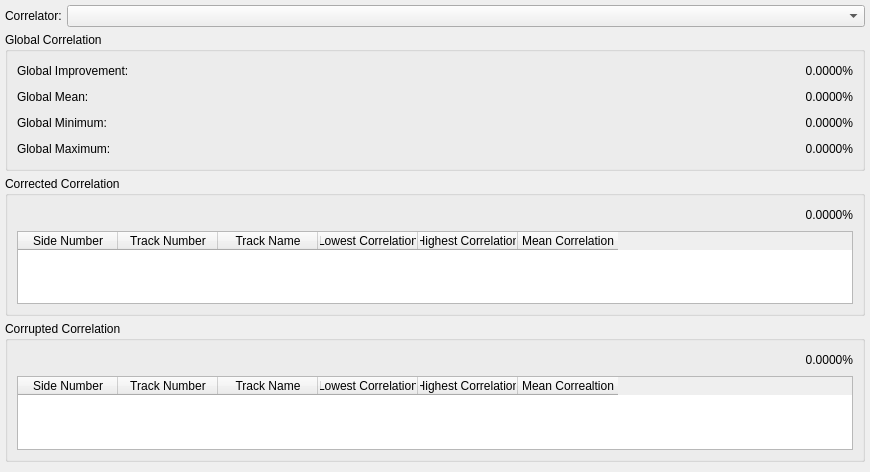
<?xml version="1.0" encoding="UTF-8"?>
<ui version="4.0">
 <class>ViCorrelationWidget</class>
 <widget class="QWidget" name="ViCorrelationWidget">
  <property name="geometry">
   <rect>
    <x>0</x>
    <y>0</y>
    <width>870</width>
    <height>472</height>
   </rect>
  </property>
  <property name="maximumSize">
   <size>
    <width>16777215</width>
    <height>16777215</height>
   </size>
  </property>
  <property name="windowTitle">
   <string>Form</string>
  </property>
  <property name="styleSheet">
   <string/>
  </property>
  <layout class="QFormLayout" name="formLayout">
   <property name="horizontalSpacing">
    <number>5</number>
   </property>
   <property name="verticalSpacing">
    <number>5</number>
   </property>
   <property name="leftMargin">
    <number>5</number>
   </property>
   <property name="topMargin">
    <number>5</number>
   </property>
   <property name="rightMargin">
    <number>5</number>
   </property>
   <property name="bottomMargin">
    <number>5</number>
   </property>
   <item row="0" column="0">
    <widget class="QLabel" name="label_2">
     <property name="text">
      <string>Correlator:</string>
     </property>
    </widget>
   </item>
   <item row="0" column="1">
    <widget class="QComboBox" name="correlatorComboBox">
     <property name="minimumSize">
      <size>
       <width>0</width>
       <height>0</height>
      </size>
     </property>
    </widget>
   </item>
   <item row="2" column="0" colspan="2">
    <widget class="QGroupBox" name="groupBox">
     <property name="title">
      <string>Corrected Correlation</string>
     </property>
     <layout class="QGridLayout" name="gridLayout_2">
      <item row="0" column="1">
       <widget class="QLabel" name="correctedLabel">
        <property name="text">
         <string>0.0000%</string>
        </property>
        <property name="alignment">
         <set>Qt::AlignRight|Qt::AlignTrailing|Qt::AlignVCenter</set>
        </property>
       </widget>
      </item>
      <item row="1" column="0" colspan="2">
       <widget class="ViTableWidget" name="correctedTable">
        <property name="editTriggers">
         <set>QAbstractItemView::NoEditTriggers</set>
        </property>
        <property name="showDropIndicator" stdset="0">
         <bool>false</bool>
        </property>
        <property name="dragDropOverwriteMode">
         <bool>false</bool>
        </property>
        <property name="selectionMode">
         <enum>QAbstractItemView::SingleSelection</enum>
        </property>
        <property name="selectionBehavior">
         <enum>QAbstractItemView::SelectRows</enum>
        </property>
        <property name="sortingEnabled">
         <bool>true</bool>
        </property>
        <attribute name="horizontalHeaderVisible">
         <bool>true</bool>
        </attribute>
        <attribute name="horizontalHeaderCascadingSectionResizes">
         <bool>false</bool>
        </attribute>
        <attribute name="horizontalHeaderDefaultSectionSize">
         <number>100</number>
        </attribute>
        <attribute name="horizontalHeaderMinimumSectionSize">
         <number>56</number>
        </attribute>
        <attribute name="horizontalHeaderShowSortIndicator" stdset="0">
         <bool>true</bool>
        </attribute>
        <attribute name="horizontalHeaderStretchLastSection">
         <bool>false</bool>
        </attribute>
        <attribute name="verticalHeaderDefaultSectionSize">
         <number>30</number>
        </attribute>
        <attribute name="verticalHeaderMinimumSectionSize">
         <number>21</number>
        </attribute>
        <column>
         <property name="text">
          <string>Side Number</string>
         </property>
        </column>
        <column>
         <property name="text">
          <string>Track Number</string>
         </property>
        </column>
        <column>
         <property name="text">
          <string>Track Name</string>
         </property>
        </column>
        <column>
         <property name="text">
          <string>Lowest Correlation</string>
         </property>
        </column>
        <column>
         <property name="text">
          <string>Highest Correlation</string>
         </property>
        </column>
        <column>
         <property name="text">
          <string>Mean Correlation</string>
         </property>
        </column>
       </widget>
      </item>
      <item row="0" column="0">
       <spacer name="horizontalSpacer_2">
        <property name="orientation">
         <enum>Qt::Horizontal</enum>
        </property>
        <property name="sizeHint" stdset="0">
         <size>
          <width>40</width>
          <height>20</height>
         </size>
        </property>
       </spacer>
      </item>
     </layout>
    </widget>
   </item>
   <item row="3" column="0" colspan="2">
    <widget class="QGroupBox" name="groupBox_2">
     <property name="title">
      <string>Corrupted Correlation</string>
     </property>
     <layout class="QGridLayout" name="gridLayout_3">
      <item row="0" column="1">
       <widget class="QLabel" name="corruptedLabel">
        <property name="text">
         <string>0.0000%</string>
        </property>
        <property name="alignment">
         <set>Qt::AlignRight|Qt::AlignTrailing|Qt::AlignVCenter</set>
        </property>
       </widget>
      </item>
      <item row="0" column="0">
       <spacer name="horizontalSpacer">
        <property name="orientation">
         <enum>Qt::Horizontal</enum>
        </property>
        <property name="sizeHint" stdset="0">
         <size>
          <width>40</width>
          <height>20</height>
         </size>
        </property>
       </spacer>
      </item>
      <item row="1" column="0" colspan="2">
       <widget class="ViTableWidget" name="corruptedTable">
        <attribute name="horizontalHeaderStretchLastSection">
         <bool>false</bool>
        </attribute>
        <column>
         <property name="text">
          <string>Side Number</string>
         </property>
        </column>
        <column>
         <property name="text">
          <string>Track Number</string>
         </property>
        </column>
        <column>
         <property name="text">
          <string>Track Name</string>
         </property>
        </column>
        <column>
         <property name="text">
          <string>Lowest Correlation</string>
         </property>
        </column>
        <column>
         <property name="text">
          <string>Highest Correlation</string>
         </property>
        </column>
        <column>
         <property name="text">
          <string>Mean Correaltion</string>
         </property>
        </column>
       </widget>
      </item>
     </layout>
    </widget>
   </item>
   <item row="4" column="0">
    <spacer name="verticalSpacer">
     <property name="orientation">
      <enum>Qt::Vertical</enum>
     </property>
     <property name="sizeHint" stdset="0">
      <size>
       <width>20</width>
       <height>40</height>
      </size>
     </property>
    </spacer>
   </item>
   <item row="1" column="0" colspan="2">
    <widget class="QGroupBox" name="groupBox_3">
     <property name="title">
      <string>Global Correlation</string>
     </property>
     <layout class="QGridLayout" name="gridLayout_4">
      <item row="3" column="0">
       <widget class="QLabel" name="label_4">
        <property name="text">
         <string>Global Minimum:</string>
        </property>
       </widget>
      </item>
      <item row="4" column="0">
       <widget class="QLabel" name="label_5">
        <property name="text">
         <string>Global Maximum:</string>
        </property>
       </widget>
      </item>
      <item row="2" column="0">
       <widget class="QLabel" name="label">
        <property name="text">
         <string>Global Mean:</string>
        </property>
       </widget>
      </item>
      <item row="1" column="0">
       <widget class="QLabel" name="label_6">
        <property name="text">
         <string>Global Improvement:</string>
        </property>
       </widget>
      </item>
      <item row="2" column="2">
       <widget class="QLabel" name="meanLabel">
        <property name="text">
         <string>0.0000%</string>
        </property>
        <property name="alignment">
         <set>Qt::AlignRight|Qt::AlignTrailing|Qt::AlignVCenter</set>
        </property>
       </widget>
      </item>
      <item row="3" column="2">
       <widget class="QLabel" name="minimumLabel">
        <property name="text">
         <string>0.0000%</string>
        </property>
        <property name="alignment">
         <set>Qt::AlignRight|Qt::AlignTrailing|Qt::AlignVCenter</set>
        </property>
       </widget>
      </item>
      <item row="4" column="2">
       <widget class="QLabel" name="maximumLabel">
        <property name="text">
         <string>0.0000%</string>
        </property>
        <property name="alignment">
         <set>Qt::AlignRight|Qt::AlignTrailing|Qt::AlignVCenter</set>
        </property>
       </widget>
      </item>
      <item row="1" column="2">
       <widget class="QLabel" name="improvementLabel">
        <property name="text">
         <string>0.0000%</string>
        </property>
        <property name="alignment">
         <set>Qt::AlignRight|Qt::AlignTrailing|Qt::AlignVCenter</set>
        </property>
       </widget>
      </item>
      <item row="1" column="1">
       <spacer name="horizontalSpacer_3">
        <property name="orientation">
         <enum>Qt::Horizontal</enum>
        </property>
        <property name="sizeHint" stdset="0">
         <size>
          <width>40</width>
          <height>20</height>
         </size>
        </property>
       </spacer>
      </item>
      <item row="2" column="1">
       <spacer name="horizontalSpacer_4">
        <property name="orientation">
         <enum>Qt::Horizontal</enum>
        </property>
        <property name="sizeHint" stdset="0">
         <size>
          <width>40</width>
          <height>20</height>
         </size>
        </property>
       </spacer>
      </item>
      <item row="3" column="1">
       <spacer name="horizontalSpacer_5">
        <property name="orientation">
         <enum>Qt::Horizontal</enum>
        </property>
        <property name="sizeHint" stdset="0">
         <size>
          <width>40</width>
          <height>20</height>
         </size>
        </property>
       </spacer>
      </item>
      <item row="4" column="1">
       <spacer name="horizontalSpacer_6">
        <property name="orientation">
         <enum>Qt::Horizontal</enum>
        </property>
        <property name="sizeHint" stdset="0">
         <size>
          <width>40</width>
          <height>20</height>
         </size>
        </property>
       </spacer>
      </item>
     </layout>
    </widget>
   </item>
  </layout>
 </widget>
 <customwidgets>
  <customwidget>
   <class>ViTableWidget</class>
   <extends>QTableWidget</extends>
   <header>vitablewidget.h</header>
  </customwidget>
 </customwidgets>
 <resources/>
 <connections/>
</ui>
